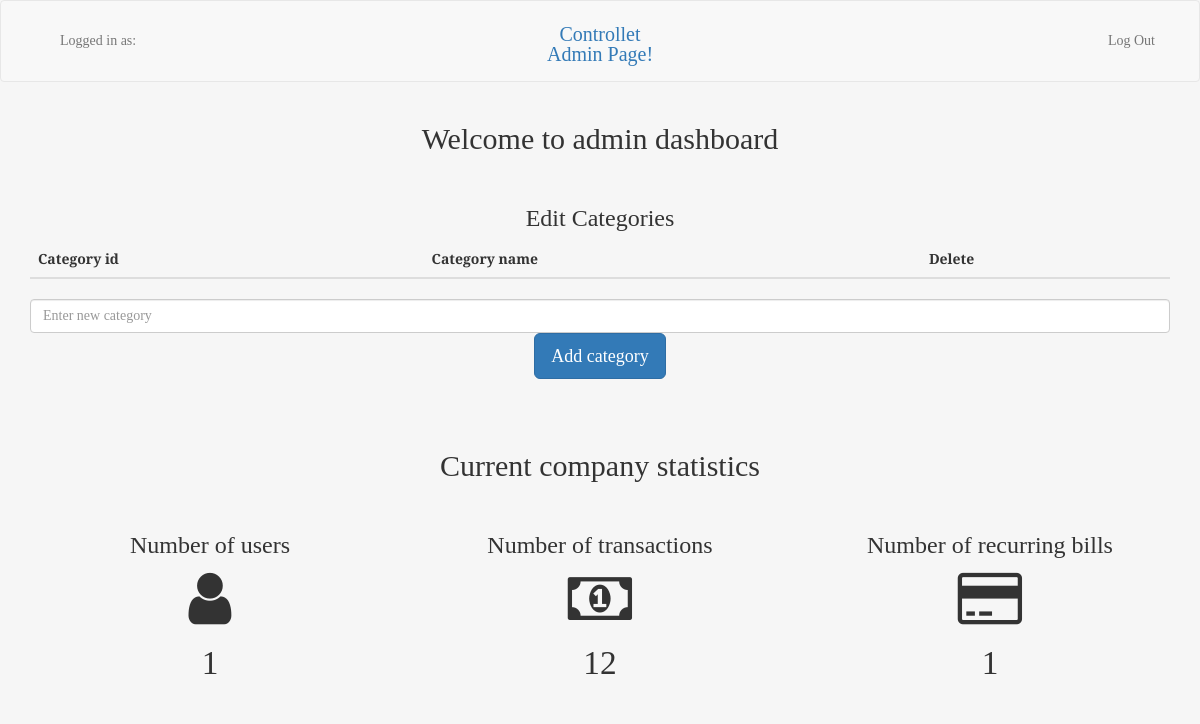
/index.php/admins/admin_dashboard, run on an earlier commit of the app's database.
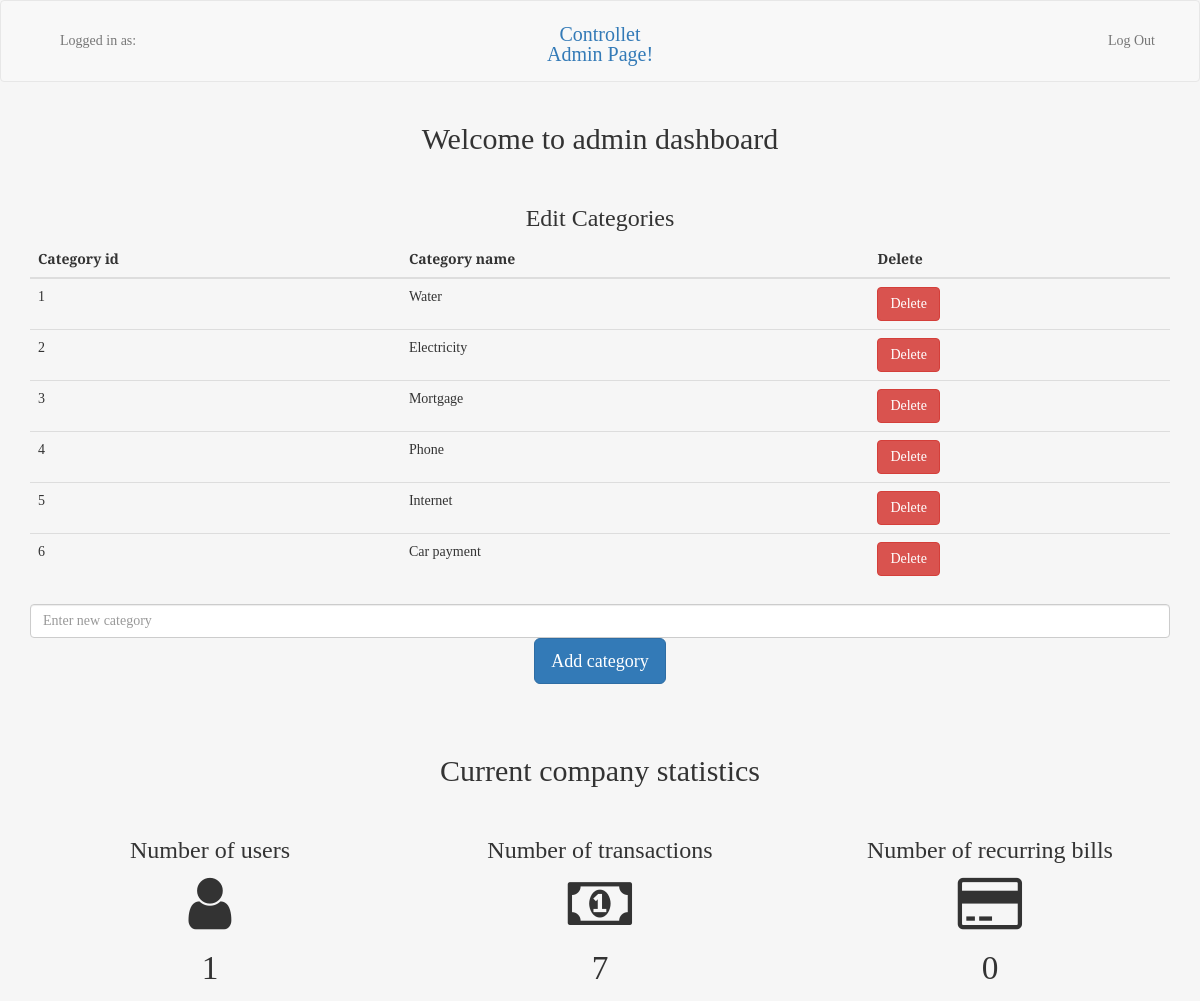
And on a later commit of the database.
### tables this page shows
CREATE TABLE `category` (
  `id_category` int(11) NOT NULL,
  `category_name` varchar(150) NOT NULL
);

### application/controllers/admins.php (called while the page is built, shortened)
<?php
class admins extends CI_Controller
{
    public function __construct()
    {
        $this->load->model('dashboard_model');
    }
    public function admin_dashboard(){
        $data['categories']=$this->dashboard_model->get_categories();
        $data['user_statistics']=$this->dashboard_model->get_user_statistics();
        $data['transactions_statistics']=$this->dashboard_model->get_transactions_statistics();
        $data['bills_statistics']=$this->dashboard_model->get_bills_statistics();
        $this->load->view("controllet_admin",$data);
    }
}

### index.php (called while the page is built, shortened)
<?php
require_once BASEPATH.'core/CodeIgniter.php';

### application/models/dashboard_model.php (called while the page is built, shortened)
<?php
class dashboard_model extends CI_Model
{
    public function get_categories(){
        $query=$this->db->query("SELECT * from category order by id_category");
        return $query->result();
    }
}

### application/views/controllet_admin.php (the view, shortened to what this page needs)
<!doctype html>
<html lang="en">
<head>
    <link rel="stylesheet" href="<?php echo base_url();?>css/bootstrap.css">
    <link rel="stylesheet" href="<?php echo base_url();?>css/custom.css">
    <link rel="stylesheet" href="<?php echo base_url();?>css/font-awesome.min.css">
</head>
<body>
<nav class="navbar navbar-default " role="navigation">
    <div class="container">
        <div class="navbar-header">
            <div class="navbar-brand navbar-brand-centered" style="font-size: 15pt"><a href="<?php echo base_url();?>admins/admin_dashboard">Controllet Admin Page!</a></div>
        </div>
        <div class="collapse navbar-collapse" id="navbar-brand-centered">
            <ul class="nav navbar-nav">
                <li><a href="#">Logged in as: <?php print_r($this->session->userdata('admin_username'));?></a></li>
            </ul>
            <ul class="nav navbar-nav navbar-right">
                <li><a href="<?php echo base_url();?>admins/logout">Log Out</a></li>
            </ul>
        </div>
    </div>
</nav>
<div class="container">
    <h2 align="center">Welcome to admin dashboard</h2><br>
        <h3 align="center">Edit Categories</h3>
    <?php
    echo ' <table class="table table-hover">
    <thead>
      <tr>
        <th>Category id</th>
        <th>Category name</th>
        <th>Delete</th>
      </tr>
    </thead>
    <tbody>';
if(isset($categories)){
        foreach ($categories as $row){
            echo "<tr>";
            echo '<td>'.$row->id_category.'</td>';
            echo '<td>'.$row->category_name.'</td>';
            echo '<td>'.'<a class="btn btn-danger" role="button" href="'.base_url().'admins/delete_category/'.$row->id_category.'">Delete</a>'.'</td>';
            echo "</tr>";
        }
    }
    echo '
    </tbody>
  </table>';
    echo form_open('admins/add_category');
    echo form_input(['name' => 'category', 'id' => 'category', 'class' => 'form-control', 'value' => set_value('Category'), 'placeholder' => 'Enter new category']);
    echo '<p align="center"><button class="btn btn-lg btn-primary" type="submit">Add category</button></p>';
    ?>
    <br><br>
    <h2 align="center">Current company statistics</h2><br>
    <div class="row">
        <div class="col-lg-4">
            <h3 align="center">Number of users</h3>
            <p align="center"><i style="font-size: 45pt" class="fa fa-user" aria-hidden="true"></i></p>
            <p style="font-size: 25pt" align="center"><?php echo $user_statistics ?></p>
        </div>
        <div class="col-lg-4">
            <h3 align="center">Number of transactions</h3>
            <p align="center"><i style="font-size: 45pt" class="fa fa-money" aria-hidden="true"></i></p>
            <p style="font-size: 25pt" align="center"><?php echo $transactions_statistics ?></p>
        </div>
        <div class="col-lg-4">
            <h3 align="center">Number of recurring bills</h3>
            <p align="center"><i style="font-size: 45pt" class="fa fa-credit-card" aria-hidden="true"></i></p>
            <p style="font-size: 25pt" align="center"><?php echo $bills_statistics ?></p>
        </div>
    </div>
</div>
</body>
</html>

### css/custom.css (style rules this page uses)
body { background-color: #F6F6F6; }
.navbar-brand-centered { position: absolute; left: 50%; display: block; width: 160px; text-align: center; font-size: 25pt; }
.navbar>.container .navbar-brand-centered, .navbar>.container-fluid .navbar-brand-centered { margin-left: -80px; margin-top: 8px; }
body { font-family: 'Bree Serif', serif; }
.navbar-nav { margin-top: 15px; margin-bottom: 15px; }

What changed in the data, as far as the page shows it:
added category: id_category "1", category_name "Water"
added category: id_category "2", category_name "Electricity"
added category: id_category "3", category_name "Mortgage"
added category: id_category "4", category_name "Phone"
added category: id_category "5", category_name "Internet"
added category: id_category "6", category_name "Car payment"
Also different on the page:
$transactions_statistics: "12" → "7"
$bills_statistics: "1" → "0"
